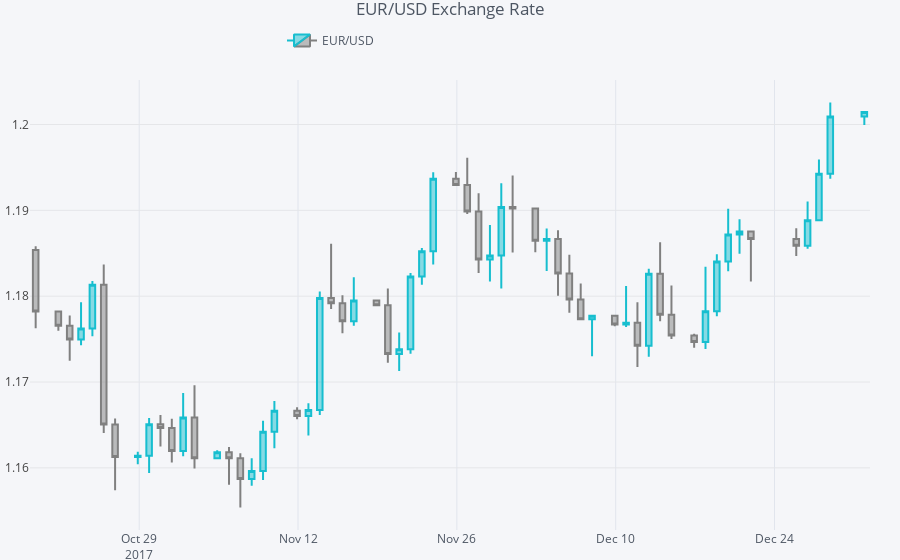

The code cell stored with this chart in its notebook:
### Code cell
plyo.iplot(
    qf.iplot(asFigure=True),
# image='png',
filename='qf_01'
)
